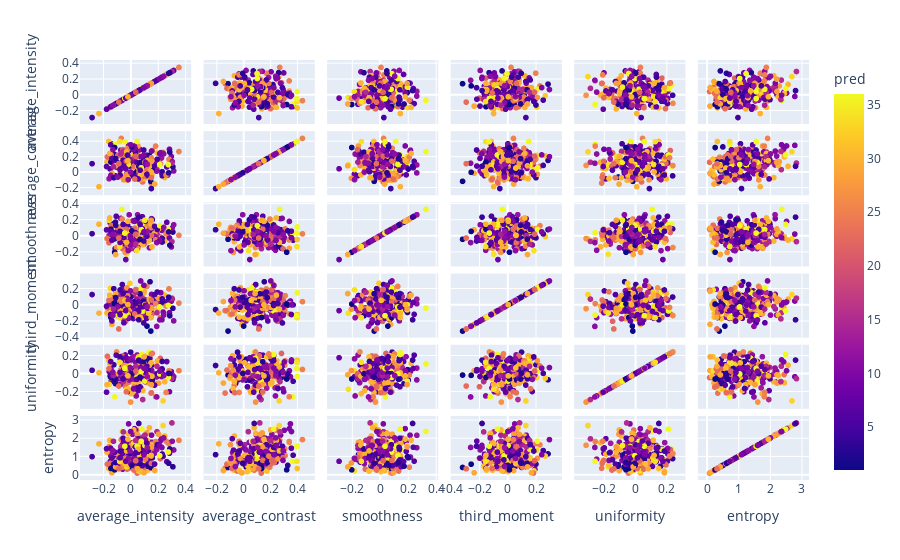

Notebook source saved alongside this figure:
### Code cell
import plotly.express as px
# df = px.data.iris()
fig = px.scatter_matrix(df_test, 
                        dimensions=cols[8:], color="pred")
fig.show()

### Figure 1 — Plotly figure (JSON) as saved in the notebook; plotly's stock layout.template omitted (floating-point values rounded to 4 significant figures; data arrays with more than 128 entries replaced by an {"elided": "..."} marker saying what was removed)
{"data": [{"dimensions": [{"axis": {"matches": true}, "label": "average_intensity", "values": {"elided": "272 float values"}}, {"axis": {"matches": true}, "label": "average_contrast", "values": {"elided": "272 float values"}}, {"axis": {"matches": true}, "label": "smoothness", "values": {"elided": "272 float values"}}, {"axis": {"matches": true}, "label": "third_moment", "values": {"elided": "272 float values"}}, {"axis": {"matches": true}, "label": "uniformity", "values": {"elided": "272 float values"}}, {"axis": {"matches": true}, "label": "entropy", "values": {"elided": "272 float values"}}], "hoverlabel": {"namelength": 0}, "hovertemplate": "%{xaxis.title.text}=%{x}<br>%{yaxis.title.text}=%{y}<br>pred=%{marker.color}", "legendgroup": "", "marker": {"color": {"elided": "272 int values"}, "coloraxis": "coloraxis", "symbol": "circle"}, "name": "", "showlegend": false, "type": "splom"}], "layout": {"autosize": true, "coloraxis": {"colorbar": {"title": {"text": "pred"}}, "colorscale": [[0, "#0d0887"], [0.1111, "#46039f"], [0.2222, "#7201a8"], [0.3333, "#9c179e"], [0.4444, "#bd3786"], [0.5556, "#d8576b"], [0.6667, "#ed7953"], [0.7778, "#fb9f3a"], [0.8889, "#fdca26"], [1, "#f0f921"]]}, "dragmode": "select", "legend": {"tracegroupgap": 0}, "margin": {"t": 60}, "xaxis": {"autorange": true, "range": [-0.3945, 0.4636], "type": "linear"}, "xaxis2": {"autorange": true, "range": [-0.3226, 0.5526], "type": "linear"}, "xaxis3": {"autorange": true, "range": [-0.4028, 0.4375], "type": "linear"}, "xaxis4": {"autorange": true, "range": [-0.4264, 0.4051], "type": "linear"}, "xaxis5": {"autorange": true, "range": [-0.4128, 0.3394], "type": "linear"}, "xaxis6": {"autorange": true, "range": [-0.3931, 3.321], "type": "linear"}, "yaxis": {"autorange": true, "range": [-0.3945, 0.4636], "type": "linear"}, "yaxis2": {"autorange": true, "range": [-0.3226, 0.5526], "type": "linear"}, "yaxis3": {"autorange": true, "range": [-0.4028, 0.4375], "type": "linear"}, "yaxis4": {"autorange": true, "range": [-0.4264, 0.4051], "type": "linear"}, "yaxis5": {"autorange": true, "range": [-0.4128, 0.3394], "type": "linear"}, "yaxis6": {"autorange": true, "range": [-0.3931, 3.321], "type": "linear"}}}
